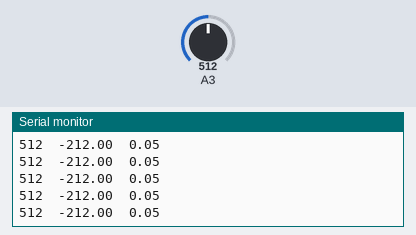
This sketch was run on a simulated Arduino Uno, built with avr-gcc and run on an emulated ATmega328P. Parts: the last lines printed to the serial monitor. Inputs (shaded band) come from the test bench; at power-on: A3 = 512.

Above: at 2.7 s.
2.8 s: A3 set to 323
At 2.84 s:
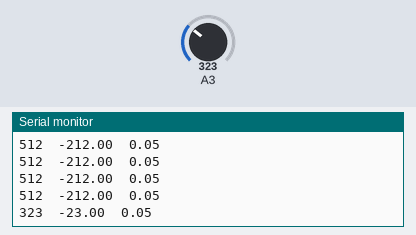
4.3 s: A3 set to 294
At 4.33 s:
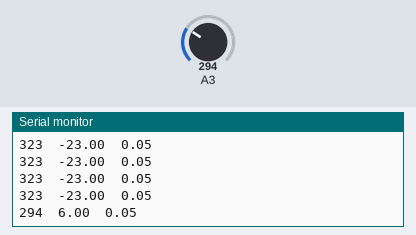
Timing chart, 0 to 7.3 s (numbered marks = the images above; inputs shaded):
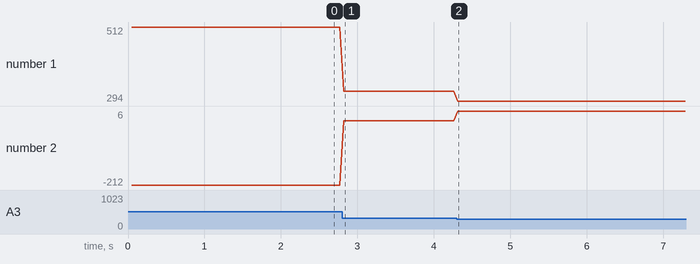

The sketch:

pid.ino
```cpp
class PID
{
  float Kp, Ki, Kd;
  float error, last_error;
  float integral;
  float out;
  float int_upper;

  public:
  PID(float Kp, float Ki, float Kd, float int_upper) : Kp(Kp), Ki(Ki), Kd(Kd), int_upper(int_upper){}

  void update(float state, float desired_state)
  {
    last_error = error;
    error = desired_state - state;
    integral += error;
    if (fabs(integral) > int_upper) integral = integral > 0 ? int_upper : -integral;

    out = Kp * error + Ki * integral + Kd * (error - last_error);
  }
  float get_control()
  {
    return out;
  }
};

const float control_freq = 20;
float last_time;
PID PID_controller(1.0,0.0,0.0,20);
void setup() {
    Serial.begin(115200);
}

void loop() {
  float dt = (micros() - last_time)/ 1.0e6;
  if (dt > 1.0/control_freq)
  {
    int in = analogRead(3);

    PID_controller.update(in, 300);
    Serial.print(in);
    Serial.print("  ");
    Serial.print(PID_controller.get_control());
    Serial.print("  ");
    Serial.println(dt);
    last_time = micros();
  }
}
```

Measured:
- after the input at 2.8 s, the serial monitor: prints a new line at once (image 1)
- after the input at 4.3 s, the serial monitor: prints a new line at once (image 2)
- plotted number 1: 512 → 323 after the input at 2.8 s, 323 → 294 after the input at 4.3 s
- plotted number 2: -212 → -23 after the input at 2.8 s, -23 → 6 after the input at 4.3 s
